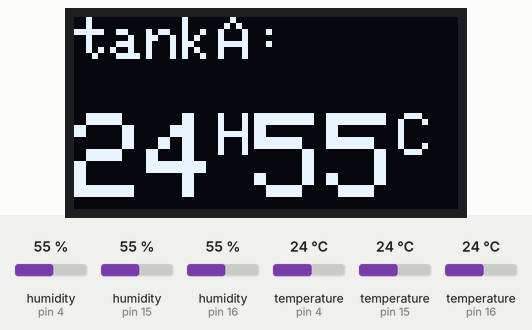
This sketch was run on a simulated Arduino Uno, built with avr-gcc and run on an emulated ATmega328P. Parts: 128×64 one-colour display. Inputs (shaded band) come from the test bench; at power-on: humidity (sensors on pin 4, pin 15, pin 16) 55 %, temperature (sensors on pin 4, pin 15, pin 16) 24 °C. The display library's start-up logo is not drawn.

Above: at 9.0 s.
9.1 s: humidity (sensor on pin 4) set to 22 %
At 13.5 s:
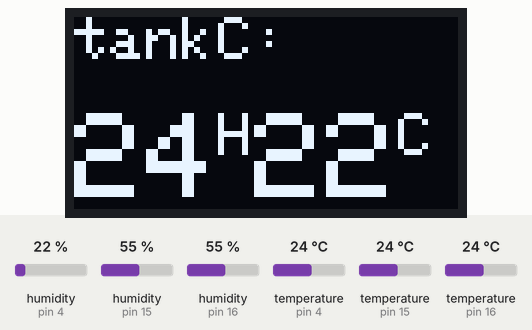
16.8 s: humidity (sensor on pin 15) set to 22 %
At 21.2 s:
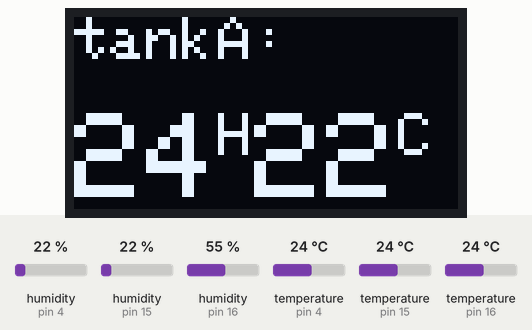
24.5 s: humidity (sensor on pin 16) set to 22 %
At 30.1 s:
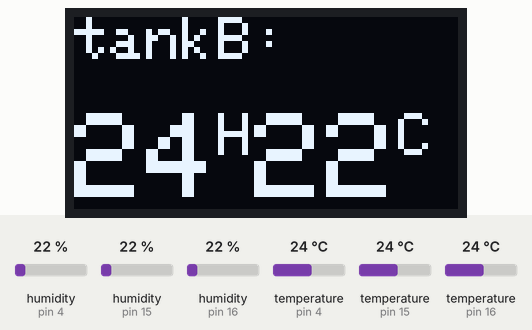
32.3 s: temperature (sensor on pin 4) set to 12 °C
At 37.7 s:
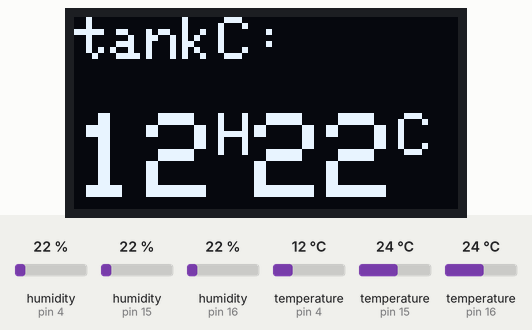
40.5 s: temperature (sensor on pin 15) set to 12 °C
At 46.6 s:
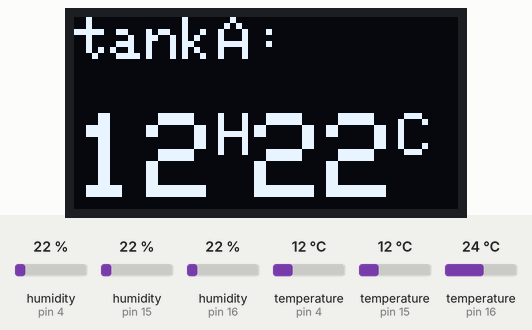
48.7 s: temperature (sensor on pin 16) set to 12 °C
At 54.3 s:
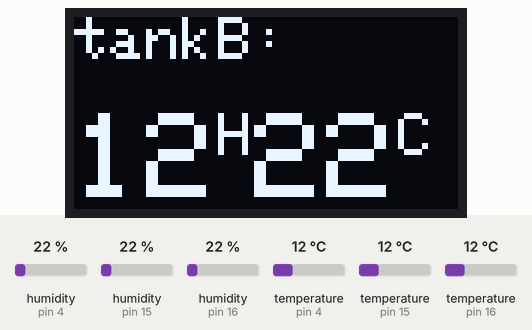
Timing chart, 0 to 55.8 s (numbered marks = the images above; inputs shaded):
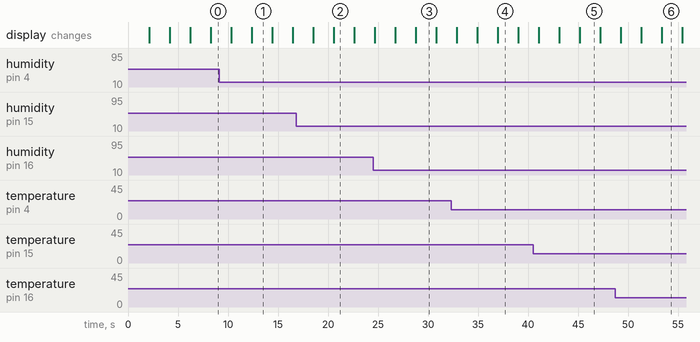

The sketch:

PetMonitorSys.ino
```cpp
/*
Pet temperature and humidity monitor Sys
*/

#include <SimpleDHT.h>
#include <SPI.h>
#include <Wire.h>
#include <Adafruit_GFX.h>
#include <Adafruit_SSD1306.h>

// for DHT11, DHT22/AM2302
//      VCC: 5V or 3V//pin1
//      GND: GND // pin3 for DHT11, pin4 for DHT22
//      DATA: 13 // pin2

int pinDHT11_1 = 15; // GPIO15
int pinDHT11_2 = 16; // GPIO2
int pinDHT11_3 = 4; // GPIO4

// Call library: SimpleDHT11
SimpleDHT11 dht11_1(pinDHT11_1);
SimpleDHT11 dht11_2(pinDHT11_2);
SimpleDHT11 dht11_3(pinDHT11_3);

#define SCREEN_WIDTH 128 // OLED display width, in pixels
#define SCREEN_HEIGHT 64 // OLED display height, in pixels

// Declaration for an SSD1306 display connected to I2C (SDA, SCL pins)
// The pins for I2C are defined by the Wire-library.
// On an arduino UNO:       A4(SDA), A5(SCL)
// On an arduino MEGA 2560: 20(SDA), 21(SCL)
// On an arduino LEONARDO:   2(SDA),  3(SCL), ...
#define OLED_RESET     -1 // Reset pin # (or -1 if sharing Arduino reset pin)
#define SCREEN_ADDRESS 0x3C ///< See datasheet for Address; 0x3D for 128x64, 0x3C for 128x32
Adafruit_SSD1306 display(SCREEN_WIDTH, SCREEN_HEIGHT, &Wire, OLED_RESET);

void setup() {
  Serial.begin(115200);

  // SSD1306_SWITCHCAPVCC = generate display voltage from 3.3V internally
  if(!display.begin(SSD1306_SWITCHCAPVCC, SCREEN_ADDRESS)) {
    Serial.println(F("SSD1306 allocation failed"));
    for(;;); // Don't proceed, loop forever
  }

  // Show initial display buffer contents on the screen --
  // the library initializes this with an Adafruit splash screen.
  display.display();
  delay(2000); // Pause for 2 seconds

  // display tempeture forever
  for(;;){
    displayTempeture1();
    displayTempeture2();
    displayTempeture3();
  }
}

void loop(){

}

void displayTempeture1(void){
  display.clearDisplay();

  //display.setTextSize(3);
  display.setTextColor(WHITE);
  display.setCursor(0, 0); // top left

  // read without samples.
  byte temperature1 = 0;
  byte humidity1 = 0;

  int err = SimpleDHTErrSuccess;

  if ((err = dht11_1.read(&temperature1, &humidity1, NULL)) != SimpleDHTErrSuccess) {
    display.setTextSize(2);
    display.setTextColor(WHITE);
    display.setCursor(0, 0); // top left
    display.print("Read DHT11_1 failed, err="); display.print(SimpleDHTErrCode(err));
    display.print(","); display.println(SimpleDHTErrDuration(err)); delay(1000);
    return;
  }
    display.setTextSize(2);
    display.println("tankA:" );
    display.println();

    display.setTextSize(4);
    display.print((int)temperature1);

    display.setTextSize(2);
    display.print("H");

    display.setTextSize(4);
    display.print((int)humidity1);

    display.setTextSize(2);
    display.println("C");

    display.display();
    delay(2000);
}

void displayTempeture2(void){
  display.clearDisplay();

  display.setTextSize(2);
  display.setTextColor(WHITE);
  display.setCursor(0, 0); // top left

  // read without samples.
  byte temperature2 = 0;
  byte humidity2 = 0;
  int err = SimpleDHTErrSuccess;

  if ((err = dht11_2.read(&temperature2, &humidity2, NULL)) != SimpleDHTErrSuccess) {
    display.setTextSize(2);
    display.setTextColor(WHITE);
    display.setCursor(0, 0); // top left
    display.print("Read DHT11_2 failed, err="); display.print(SimpleDHTErrCode(err));
    display.print(","); display.println(SimpleDHTErrDuration(err)); delay(1000);
    return;
  }
    display.setTextSize(2);
    display.println("tankB:" );
    display.println();

    display.setTextSize(4);
    display.print((int)temperature2);

    display.setTextSize(2);
    display.print("H");

    display.setTextSize(4);
    display.print((int)humidity2);

    display.setTextSize(2);
    display.print("C");

  // DHT11 sampling rate is 1HZ.
  display.display();

  delay(2000);
}


void displayTempeture3(void){
  display.clearDisplay();

  //display.setTextSize(3);
  display.setTextColor(WHITE);
  display.setCursor(0, 0); // top left

  // read without samples.
  byte temperature3 = 0;
  byte humidity3 = 0;

  int err = SimpleDHTErrSuccess;

  if ((err = dht11_3.read(&temperature3, &humidity3, NULL)) != SimpleDHTErrSuccess) {
    display.setTextSize(2);
    display.setTextColor(WHITE);
    display.setCursor(0, 0); // top left
    display.print("Read DHT11_3 failed, err="); display.print(SimpleDHTErrCode(err));
    display.print(","); display.println(SimpleDHTErrDuration(err)); delay(1000);
    return;
  }
    display.setTextSize(2);
    display.println("tankC:" );
    display.println();

    display.setTextSize(4);
    display.print((int)temperature3);

    display.setTextSize(2);
    display.print("H");

    display.setTextSize(4);
    display.print((int)humidity3);

    display.setTextSize(2);
    display.println("C");

    display.display();
    delay(2000);
}
```

Measured:
- what the display in image 1 shows lasts 2.0 s, from 12.4 s to 14.4 s
